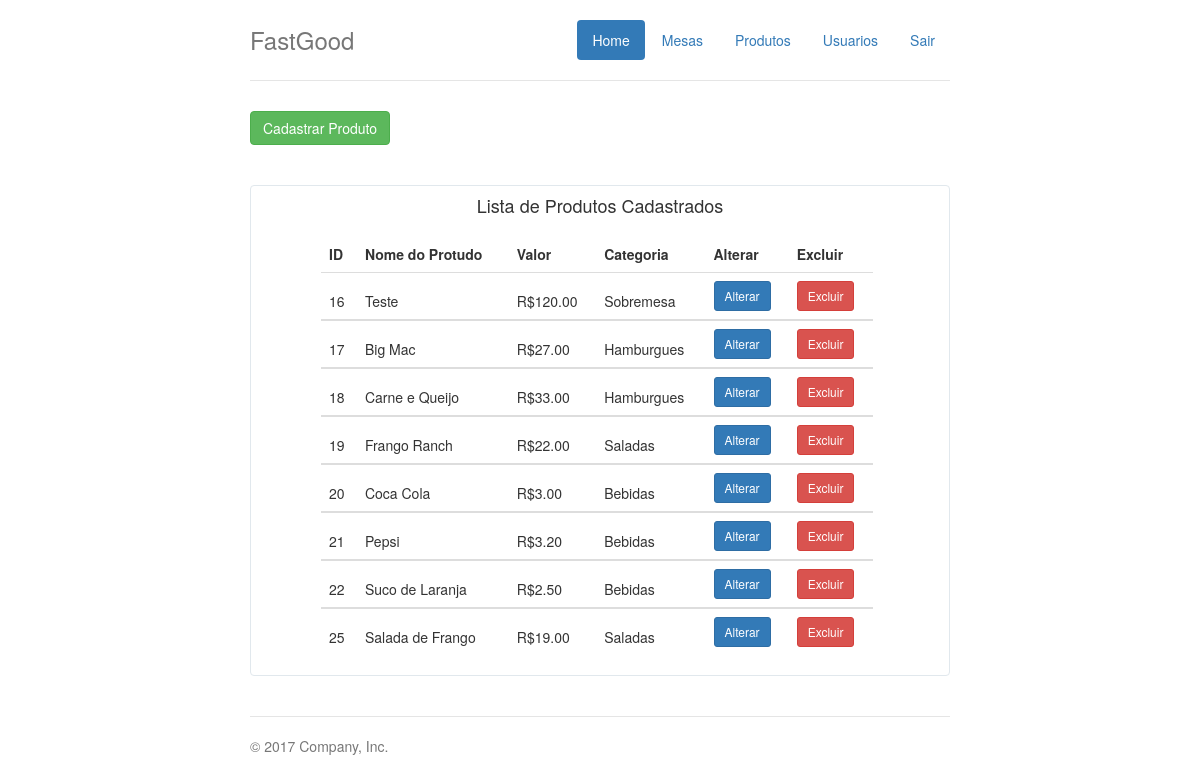
Page /ver_produto.php on the committed database.
### tables this page shows
CREATE TABLE IF NOT EXISTS `tab_prod` (
  `pro_id` int(11) NOT NULL,
  `pro_nome` varchar(250) NOT NULL,
  `pro_foto` varchar(50) NOT NULL,
  `valor` decimal(10,2) NOT NULL,
  `categoria` varchar(250) NOT NULL,
  `data` date NOT NULL
);

### ver_produto.php (the view, shortened to what this page needs)
<?php
	require_once 'connect_db.php';
?>
<!DOCTYPE html>
<html>
<head>
	<link href="bootstrap/css/bootstrap.min.css" rel="stylesheet">
  <link href="bootstrap/css/bootstrap.css" rel="stylesheet">
	<link rel="stylesheet" href="css/style.css">
</head>
<body>
<div class="container">
 <?php include "menu.php" ?>
  <button type="button" class="btn btn-success" data-toggle="modal" data-target="#myModal">
    Cadastrar Produto
  </button>
<div class="row marketing" style="border: 1px solid rgb(225, 232, 237); border-radius: 4px; ">
  <h4 class="text-center">Lista de Produtos Cadastrados</h4>
  <div class="col-lg-10">
	<table class="table" style="margin-top:10px;margin-left:55px;">
    <thead>
      <tr>
        <td style="font-weight:bold;">ID</td>
        <td style="font-weight:bold;">Nome do Protudo</td>
        <td style="font-weight:bold;">Valor</td>
        <td style="font-weight:bold;">Categoria</td>
        <td style="font-weight:bold;">Alterar</td>
        <td style="font-weight:bold;">Excluir</td>
      </tr>
    </thead>
<?php
  $resultado = mysql_query("SELECT * FROM tab_prod",$dbconn);
  if ($resultado) {
  while ($row = mysql_fetch_assoc($resultado)) {
?>
<tbody>
  <td>
    <?php echo "<p></p>", $row['pro_id'] ?>
  </td>
  <td>
    <?php echo "<p></p>", $row['pro_nome'] ?>
  </td>
  <td>
    <?php echo "<p></p>R$", $row['valor'] ?>
  </td>
  <td>
    <?php echo "<p></p>", $row['categoria'] ?>
  </td>
  <td>
    <form action="alterar_produto.php?pro_id=<?php echo $row['pro_id'];?>" method="POST">
      <input type="submit" value="Alterar" name="Submit" class='btn btn-sm btn-primary'>
    </form>
  </td>
  <td>
    <form action="includes/functions/excluir_produtos.php?pro_id=<?php echo $row['pro_id']; ?>" method="POST">
      <input type="submit" value="Excluir" name="Submit" class='btn btn-sm btn-danger'>
    </form>
  </td>
</tbody>
<?php
    }
  }
?>
</table>
		</div>
	</div>
	    <footer class="footer">
        	<p>&copy; 2017 Company, Inc.</p>
      </footer>
</div>
</body>
</html>

### css/style.css (style rules this page uses)
body { padding-top: 20px; padding-bottom: 20px; }
.header, .marketing, .footer { padding-right: 15px; padding-left: 15px; }
.footer { padding-top: 19px; color: #777; border-top: 1px solid #e5e5e5; }
@media (min-width: 768px) { .container { max-width: 730px; } }
.marketing { margin: 40px 0; }
@media screen and (min-width: 768px) { .header, .marketing, .footer { padding-right: 0; padding-left: 0; } }

### rows in the picture
tab_prod: pro_id "16", pro_nome "Teste", valor "120.00", categoria "Sobremesa"
tab_prod: pro_id "17", pro_nome "Big Mac", valor "27.00", categoria "Hamburgues"
tab_prod: pro_id "18", pro_nome "Carne e Queijo", valor "33.00", categoria "Hamburgues"
tab_prod: pro_id "19", pro_nome "Frango Ranch", valor "22.00", categoria "Saladas"
tab_prod: pro_id "20", pro_nome "Coca Cola", valor "3.00", categoria "Bebidas"
tab_prod: pro_id "21", pro_nome "Pepsi", valor "3.20", categoria "Bebidas"
tab_prod: pro_id "22", pro_nome "Suco de Laranja", valor "2.50", categoria "Bebidas"
tab_prod: pro_id "25", pro_nome "Salada de Frango", valor "19.00", categoria "Saladas"
